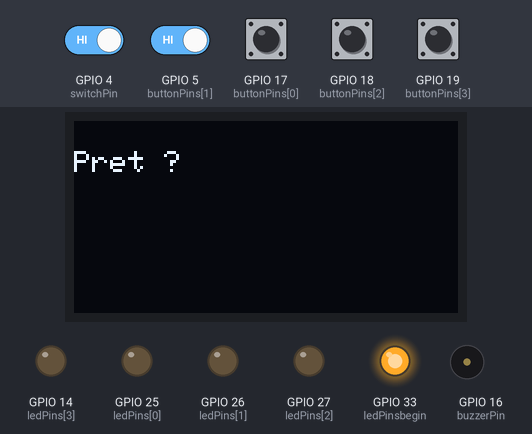
Recording of a sketch running on a simulated ESP32. Shown: 128×64 one-colour display, output pins drawn as LEDs (lit = HIGH), buzzer (waves = sounding). Dashed ring = blinking. The inputs (shaded band) are chosen by the test bench; at power-on: GPIO 4 (switchPin), GPIO 5 (buttonPins[1]), GPIO 17 (buttonPins[0]), GPIO 18 (buttonPins[2]), GPIO 19 (buttonPins[3]) HIGH. Random numbers use the default seed unless the sketch sets one; EEPROM starts erased. At 10.6 s the program puts the board to deep sleep or switches it off; the recording ends there.

Above: at 2.8 s.
At 7.1 s:
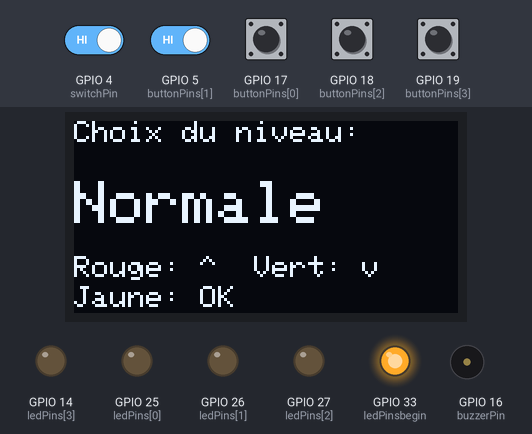
7.2 s: GPIO 17 (buttonPins[0]) pulled LOW for 0.15 s
At 7.7 s:
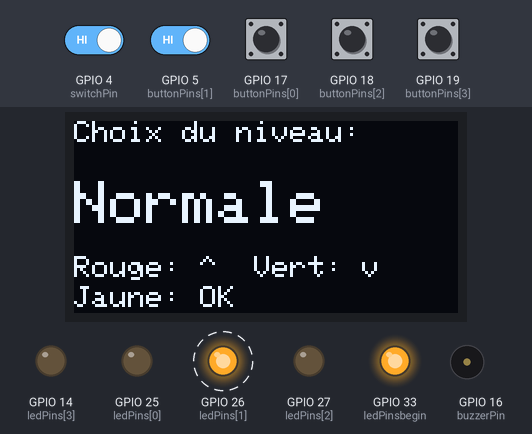
7.9 s: GPIO 4 (switchPin) driven LOW and GPIO 5 (buttonPins[1]) driven LOW
At 10.3 s:
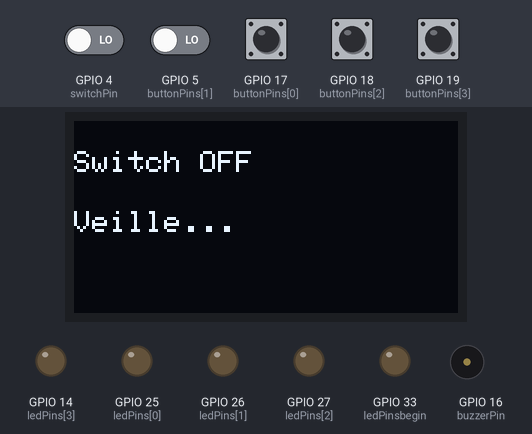
Timing chart, 0 to 10.6 s (numbered marks = the images above; inputs shaded):
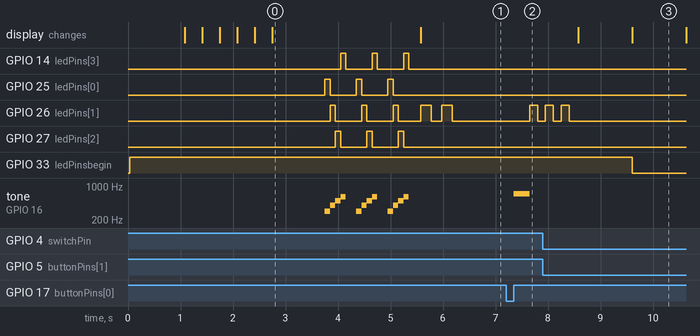

Measured:
- after the input at 7.2 s, GPIO 26 (ledPins[1]): LOW → HIGH after 0.45 s, → LOW 0.15 s later; tone on GPIO 16 (buzzerPin): silent → 700 Hz after 0.15 s, → silent 0.30 s later
- after the input at 7.9 s, GPIO 33 (ledPinsbegin): HIGH → LOW after 1.7 s

The sketch:

code_final.ino
```cpp
#include <Wire.h>
#include <Adafruit_GFX.h>
#include <Adafruit_SSD1306.h>
#include <esp_sleep.h>
#include <Preferences.h>

#define SCREEN_WIDTH 128
#define SCREEN_HEIGHT 64

Adafruit_SSD1306 display(SCREEN_WIDTH, SCREEN_HEIGHT, &Wire, -1);
Preferences prefs;

const int ledPins[4] = {25, 26, 27, 14};
const int ledPinsbegin = 33;
const int buttonPins[4] = {17, 5, 18, 19};
const int buzzerPin = 16;
const int switchPin = 4;

const int MAX_SEQUENCE = 100;
int sequence[MAX_SEQUENCE];
int sequenceLength = 0;
int highScore = 0;

enum Difficulty { EASY, NORMAL, HARD, EXTREME };
Difficulty currentDifficulty = NORMAL;

const char* difficultyNames[] = {"Facile", "Normale", "Difficile", "Extreme"};
int difficultySpeed[] = {600, 400, 250, 150};
int difficultyAdd[] = {1, 1, 2, 3};

// === SETUP ===
void setup() {
  Serial.begin(115200);

  digitalWrite(ledPinsbegin, LOW);

  for (int i = 0; i < 4; i++) {
    pinMode(ledPins[i], OUTPUT);
    pinMode(buttonPins[i], INPUT_PULLUP);
  }

  pinMode(ledPinsbegin, OUTPUT);
  pinMode(buzzerPin, OUTPUT);
  pinMode(switchPin, INPUT_PULLUP);

  display.begin(SSD1306_SWITCHCAPVCC, 0x3C);
  display.clearDisplay();
  display.setTextSize(1);
  display.setTextColor(SSD1306_WHITE);

  if (digitalRead(switchPin) == LOW) {
    showMessage("Switch OFF", "Veille...");
    digitalWrite(ledPinsbegin, LOW);
    delay(1000);
    display.clearDisplay();
    display.display();
    esp_sleep_enable_ext0_wakeup((gpio_num_t)switchPin, 1);
    esp_deep_sleep_start();
  }

  digitalWrite(ledPinsbegin, HIGH);

  prefs.begin("simonGame", false);
  highScore = prefs.getInt("highScore", 0);

  display.setCursor(0, 0);
  display.println("Bienvenue dans");
  display.println("Simon Game !");
  display.display();
  delay(1000);

  drawStartAnimation();
  welcomeAnimation();
  showDifficultyMenu();
}

// === LOOP ===
void loop() {
  if (checkSwitchAndSleep()) return;

  addToSequence();
  showMessage("Regarde bien", "");
  playSequence();

  showMessage("A toi de jouer", "");
  if (!getPlayerInput()) {
  drawGameOverCross();
  playGameOverSound();
  delay(2000);

  showMessage("Perdu !", "Retour au menu...");
  delay(1500);

  sequenceLength = 0;
  showDifficultyMenu();  // Revenir au menu
  return; // Redémarrer le jeu depuis le début
  } else {
    showMessage("Bien joue !", "");
    if (sequenceLength > highScore) {
      highScore = sequenceLength;
      prefs.putInt("highScore", highScore);
    }
    delay(1000);
    char buffer[16];
    sprintf(buffer, "Score: %d", sequenceLength);
    char buffer2[16];
    sprintf(buffer2, "Record: %d", highScore);
    showMessage(buffer, buffer2);
    delay(2000);
  }
}

// === ANIMATIONS ===
void welcomeAnimation() {
  for (int i = 0; i < 3; i++) {
    for (int j = 0; j < 4; j++) {
      digitalWrite(ledPins[j], HIGH);
      tone(buzzerPin, 300 + j * 100, 100);
      delay(100);
      digitalWrite(ledPins[j], LOW);
    }
    delay(200);
  }
}

void drawStartAnimation() {
  int size = 10;
  for (int i = 0; i < SCREEN_WIDTH - size; i += 4) {
    display.clearDisplay();
    display.fillRect(i, SCREEN_HEIGHT / 2 - size / 2, size, size, SSD1306_WHITE);
    display.display();
    delay(30);
  }
  display.clearDisplay();
  display.setCursor(0, 10);
  display.println("Pret ?");
  display.display();
  delay(1000);
}

void drawGameOverCross() {
  for (int i = 0; i < 3; i++) {
    display.clearDisplay();
    display.drawLine(30, 20, 90, 44, SSD1306_WHITE);
    display.drawLine(30, 44, 90, 20, SSD1306_WHITE);
    display.display();
    delay(300);
    display.clearDisplay();
    display.display();
    delay(300);
  }
}

// === JEU ===
void addToSequence() {
  for (int i = 0; i < difficultyAdd[currentDifficulty]; i++) {
    if (sequenceLength < MAX_SEQUENCE) {
      sequence[sequenceLength++] = random(0, 4);
    }
  }
}

void playSequence() {
  int delayTime = difficultySpeed[currentDifficulty];
  for (int i = 0; i < sequenceLength; i++) {
    if (checkSwitchAndSleep()) return;

    int idx = sequence[i];
    digitalWrite(ledPins[idx], HIGH);
    tone(buzzerPin, 440 + 100 * idx, delayTime);
    delay(delayTime);
    digitalWrite(ledPins[idx], LOW);
    delay(150);
  }
}

bool getPlayerInput() {
  for (int i = 0; i < sequenceLength; i++) {
    int input = waitForButtonPress();
    if (input != sequence[i]) {
      return false;
    }
  }
  return true;
}

int waitForButtonPress() {
  while (true) {
    if (checkSwitchAndSleep()) return -1;

    for (int i = 0; i < 4; i++) {
      if (digitalRead(buttonPins[i]) == LOW) {
        tone(buzzerPin, 440 + 100 * i, 200);
        digitalWrite(ledPins[i], HIGH);
        delay(200);
        digitalWrite(ledPins[i], LOW);
        while (digitalRead(buttonPins[i]) == LOW) delay(10);
        return i;
      }
    }
  }
}

void playGameOverSound() {
  for (int i = 0; i < 3; i++) {
    tone(buzzerPin, 200, 150);
    for (int j = 0; j < 4; j++) digitalWrite(ledPins[j], HIGH);
    delay(150);
    for (int j = 0; j < 4; j++) digitalWrite(ledPins[j], LOW);
    delay(150);
  }
}

// === OLED ===
void showMessage(const char* line1, const char* line2) {
  display.clearDisplay();
  display.setCursor(0, 10);
  display.println(line1);
  display.setCursor(0, 30);
  display.println(line2);
  display.display();
}

// === MENU DIFFICULTÉ ===
void showDifficultyMenu() {
  int selected = 1;
  showDifficultyScreen(selected);

  while (true) {
    if (checkSwitchAndSleep()) return;

    if (digitalRead(buttonPins[2]) == LOW) {
      while (digitalRead(buttonPins[2]) == LOW) delay(10);
      selected = (selected - 1 + 4) % 4;
      showDifficultyScreen(selected);
      delay(200);
    }

    if (digitalRead(buttonPins[3]) == LOW) {
      while (digitalRead(buttonPins[3]) == LOW) delay(10);
      selected = (selected + 1) % 4;
      showDifficultyScreen(selected);
      delay(200);
    }

    if (digitalRead(buttonPins[0]) == LOW) {
      while (digitalRead(buttonPins[0]) == LOW) delay(10);
      currentDifficulty = (Difficulty)selected;

      // Son différent par difficulté
      int confirmTones[] = {500, 700, 900, 1100};
      tone(buzzerPin, confirmTones[selected], 300);
      delay(300);
      noTone(buzzerPin);

      // Confirmation visuelle : clignotement LED
      for (int i = 0; i < 3; i++) {
        digitalWrite(ledPins[selected], HIGH);
        delay(150);
        digitalWrite(ledPins[selected], LOW);
        delay(150);
      }

      showMessage("Mode choisi :", difficultyNames[selected]);
      delay(1000);
      return;
    }
  }
}

void showDifficultyScreen(int index) {
  const int colorLeds[] = {25, 26, 27, 14};
  const char* icons[] = {"*", "**", "!!!", "🔥"};

  display.clearDisplay();
  display.setTextSize(1);
  display.setCursor(0, 0);
  display.println("Choix du niveau:");

  display.setTextSize(2);
  display.setCursor(0, 20);
  display.println(difficultyNames[index]);

  display.setTextSize(1);
  display.setCursor(0, 45);
  display.println("Rouge: ^  Vert: v");
  display.setCursor(0, 55);
  display.println("Jaune: OK");

  display.display();

  for (int i = 0; i < 2; i++) {
    digitalWrite(colorLeds[index], HIGH);
    delay(200);
    digitalWrite(colorLeds[index], LOW);
    delay(200);
  }
}

// === VEILLE ===
bool checkSwitchAndSleep() {
  if (digitalRead(switchPin) == LOW) {
    showMessage("Switch OFF", "Veille...");
    digitalWrite(ledPinsbegin, LOW);
    delay(1000);
    display.clearDisplay();
    display.display();
    esp_sleep_enable_ext0_wakeup((gpio_num_t)switchPin, 1);
    esp_deep_sleep_start();
    return true;
  }
  return false;
}
```
